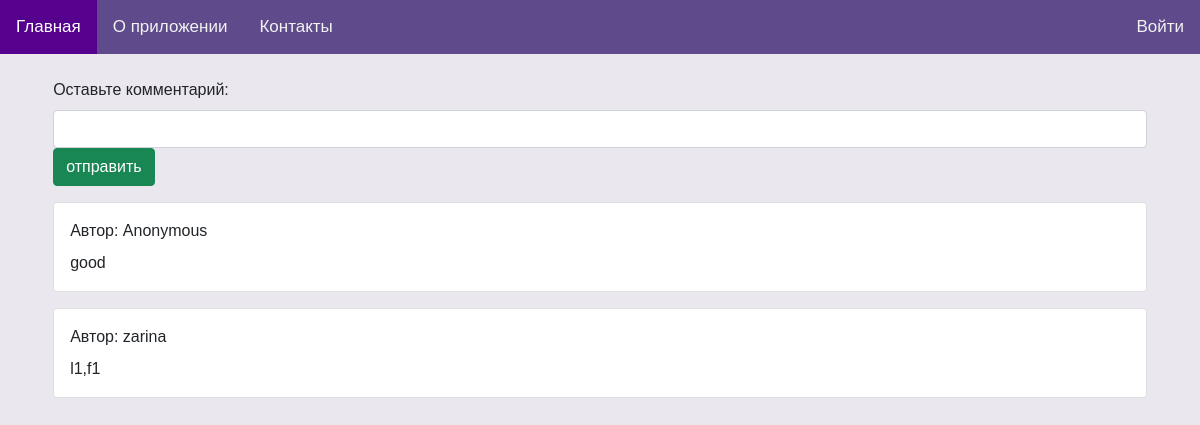
The app's page /comments/8/2 with its own data.
### tables this page shows
CREATE TABLE comments (
    id INTEGER PRIMARY KEY AUTOINCREMENT,
    post_id INTEGER not null,
    user_id INTEGER not null,
    text TEXT NOT NULL,
    author text not null,
    foreign key (post_id) references posts,
    foreign key (user_id) references posts);

### server.py (the view, shortened to what this page needs)
@app.route('/comments/<post_id>/<user_id>', methods=('GET', 'POST'))
def comments(post_id, user_id):
    conn = get_db_connection()
    comments = conn.execute('select * from comments where post_id = ?',
                            (post_id,)).fetchall()
    return render_template('comments/comments.html', comments=comments)

### server.py (called while the page is built)
def get_db_connection():
    conn = sqlite3.connect('blog.db')
    conn.row_factory = sqlite3.Row
    return conn

### templates/comments/comments.html (shortened to what this page needs)
{% extends 'main/layout.html' %}
{% block content_layout %}
    <form class="comment-form" method="POST">
        <div class="mb-3">
            <label for="comment" class="form-label">Оставьте комментарий:</label>
            <input type="text" class="form-control" id="comment" name="comment" required>
            <button type="submit" class="btn btn-success">отправить</button>
        </div>
    </form>
    <section class="comments">
        {% for comment in comments %}
            <div class="card mb-3 comments__item">
                <div class="card-body">
                    <p class="comment__author card-title">Автор: {{ comment['author'] }}</p>
                    <p class="comments__text card-text">{{ comment['text'] }}</p>
                </div>
            </div>
        {% endfor %}
    </section>
{% endblock %}

### static/css/index.css (style rules this page uses)
.page { margin: 0; font-family: Arial, Helvetica, sans-serif; background-color: rgba(95, 75, 139, 0.13); }
.mb-3 { margin: 1%; }

### records on screen
comments: author "Anonymous", text "good"
comments: author "zarina", text "l1,f1"
